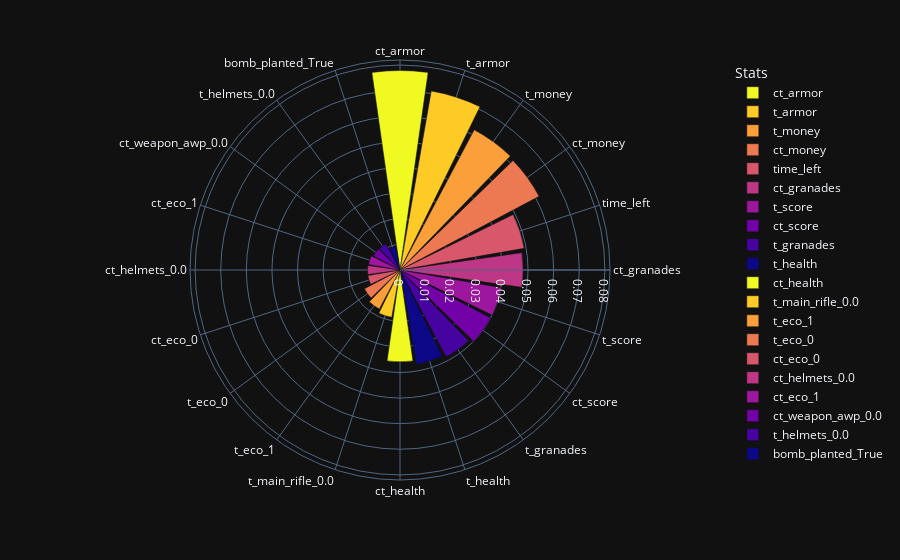

Notebook cell for this chart:
### Code cell
import numpy as np
import plotly.express as px
cat_cols = full_pipeline.transformers_[1][1]["cat_encoder"].get_feature_names(
    cat_attribs
)
num_cols = num_attribs
cols = np.concatenate((num_cols, cat_cols))
print(len(cols), len(rf_classifier.feature_importances_))
df_feat_importances = pd.DataFrame(
    {"Stats": cols, "FI": rf_classifier.feature_importances_}
).sort_values(by="FI", ascending=0)
df_feat_importances.head(20)
fig = px.bar_polar(
    df_feat_importances.iloc[:20],
    r="FI",
    theta="Stats",
    color="Stats",
    template="plotly_dark",
    color_discrete_sequence=px.colors.sequential.Plasma_r,
)
fig.show()

### Figure 1 — Plotly figure (JSON) as saved in the notebook; plotly's stock layout.template omitted (floating-point values rounded to 4 significant figures)
{"data": [{"hovertemplate": "Stats=%{theta}<br>FI=%{r}<extra></extra>", "legendgroup": "ct_armor", "marker": {"color": "#f0f921", "pattern": {"shape": ""}}, "name": "ct_armor", "r": [0.0779], "showlegend": true, "subplot": "polar", "theta": ["ct_armor"], "type": "barpolar"}, {"hovertemplate": "Stats=%{theta}<br>FI=%{r}<extra></extra>", "legendgroup": "t_armor", "marker": {"color": "#fdca26", "pattern": {"shape": ""}}, "name": "t_armor", "r": [0.07098], "showlegend": true, "subplot": "polar", "theta": ["t_armor"], "type": "barpolar"}, {"hovertemplate": "Stats=%{theta}<br>FI=%{r}<extra></extra>", "legendgroup": "t_money", "marker": {"color": "#fb9f3a", "pattern": {"shape": ""}}, "name": "t_money", "r": [0.06193], "showlegend": true, "subplot": "polar", "theta": ["t_money"], "type": "barpolar"}, {"hovertemplate": "Stats=%{theta}<br>FI=%{r}<extra></extra>", "legendgroup": "ct_money", "marker": {"color": "#ed7953", "pattern": {"shape": ""}}, "name": "ct_money", "r": [0.06146], "showlegend": true, "subplot": "polar", "theta": ["ct_money"], "type": "barpolar"}, {"hovertemplate": "Stats=%{theta}<br>FI=%{r}<extra></extra>", "legendgroup": "time_left", "marker": {"color": "#d8576b", "pattern": {"shape": ""}}, "name": "time_left", "r": [0.04922], "showlegend": true, "subplot": "polar", "theta": ["time_left"], "type": "barpolar"}, {"hovertemplate": "Stats=%{theta}<br>FI=%{r}<extra></extra>", "legendgroup": "ct_granades", "marker": {"color": "#bd3786", "pattern": {"shape": ""}}, "name": "ct_granades", "r": [0.04809], "showlegend": true, "subplot": "polar", "theta": ["ct_granades"], "type": "barpolar"}, {"hovertemplate": "Stats=%{theta}<br>FI=%{r}<extra></extra>", "legendgroup": "t_score", "marker": {"color": "#9c179e", "pattern": {"shape": ""}}, "name": "t_score", "r": [0.04014], "showlegend": true, "subplot": "polar", "theta": ["t_score"], "type": "barpolar"}, {"hovertemplate": "Stats=%{theta}<br>FI=%{r}<extra></extra>", "legendgroup": "ct_score", "marker": {"color": "#7201a8", "pattern": {"shape": ""}}, "name": "ct_score", "r": [0.04011], "showlegend": true, "subplot": "polar", "theta": ["ct_score"], "type": "barpolar"}, {"hovertemplate": "Stats=%{theta}<br>FI=%{r}<extra></extra>", "legendgroup": "t_granades", "marker": {"color": "#46039f", "pattern": {"shape": ""}}, "name": "t_granades", "r": [0.03848], "showlegend": true, "subplot": "polar", "theta": ["t_granades"], "type": "barpolar"}, {"hovertemplate": "Stats=%{theta}<br>FI=%{r}<extra></extra>", "legendgroup": "t_health", "marker": {"color": "#0d0887", "pattern": {"shape": ""}}, "name": "t_health", "r": [0.03742], "showlegend": true, "subplot": "polar", "theta": ["t_health"], "type": "barpolar"}, {"hovertemplate": "Stats=%{theta}<br>FI=%{r}<extra></extra>", "legendgroup": "ct_health", "marker": {"color": "#f0f921", "pattern": {"shape": ""}}, "name": "ct_health", "r": [0.03587], "showlegend": true, "subplot": "polar", "theta": ["ct_health"], "type": "barpolar"}, {"hovertemplate": "Stats=%{theta}<br>FI=%{r}<extra></extra>", "legendgroup": "t_main_rifle_0.0", "marker": {"color": "#fdca26", "pattern": {"shape": ""}}, "name": "t_main_rifle_0.0", "r": [0.01876], "showlegend": true, "subplot": "polar", "theta": ["t_main_rifle_0.0"], "type": "barpolar"}, {"hovertemplate": "Stats=%{theta}<br>FI=%{r}<extra></extra>", "legendgroup": "t_eco_1", "marker": {"color": "#fb9f3a", "pattern": {"shape": ""}}, "name": "t_eco_1", "r": [0.01723], "showlegend": true, "subplot": "polar", "theta": ["t_eco_1"], "type": "barpolar"}, {"hovertemplate": "Stats=%{theta}<br>FI=%{r}<extra></extra>", "legendgroup": "t_eco_0", "marker": {"color": "#ed7953", "pattern": {"shape": ""}}, "name": "t_eco_0", "r": [0.01572], "showlegend": true, "subplot": "polar", "theta": ["t_eco_0"], "type": "barpolar"}, {"hovertemplate": "Stats=%{theta}<br>FI=%{r}<extra></extra>", "legendgroup": "ct_eco_0", "marker": {"color": "#d8576b", "pattern": {"shape": ""}}, "name": "ct_eco_0", "r": [0.01273], "showlegend": true, "subplot": "polar", "theta": ["ct_eco_0"], "type": "barpolar"}, {"hovertemplate": "Stats=%{theta}<br>FI=%{r}<extra></extra>", "legendgroup": "ct_helmets_0.0", "marker": {"color": "#bd3786", "pattern": {"shape": ""}}, "name": "ct_helmets_0.0", "r": [0.0127], "showlegend": true, "subplot": "polar", "theta": ["ct_helmets_0.0"], "type": "barpolar"}, {"hovertemplate": "Stats=%{theta}<br>FI=%{r}<extra></extra>", "legendgroup": "ct_eco_1", "marker": {"color": "#9c179e", "pattern": {"shape": ""}}, "name": "ct_eco_1", "r": [0.01249], "showlegend": true, "subplot": "polar", "theta": ["ct_eco_1"], "type": "barpolar"}, {"hovertemplate": "Stats=%{theta}<br>FI=%{r}<extra></extra>", "legendgroup": "ct_weapon_awp_0.0", "marker": {"color": "#7201a8", "pattern": {"shape": ""}}, "name": "ct_weapon_awp_0.0", "r": [0.01172], "showlegend": true, "subplot": "polar", "theta": ["ct_weapon_awp_0.0"], "type": "barpolar"}, {"hovertemplate": "Stats=%{theta}<br>FI=%{r}<extra></extra>", "legendgroup": "t_helmets_0.0", "marker": {"color": "#46039f", "pattern": {"shape": ""}}, "name": "t_helmets_0.0", "r": [0.01157], "showlegend": true, "subplot": "polar", "theta": ["t_helmets_0.0"], "type": "barpolar"}, {"hovertemplate": "Stats=%{theta}<br>FI=%{r}<extra></extra>", "legendgroup": "bomb_planted_True", "marker": {"color": "#0d0887", "pattern": {"shape": ""}}, "name": "bomb_planted_True", "r": [0.009274], "showlegend": true, "subplot": "polar", "theta": ["bomb_planted_True"], "type": "barpolar"}], "layout": {"barmode": "relative", "legend": {"title": {"text": "Stats"}, "tracegroupgap": 0}, "margin": {"t": 60}, "polar": {"angularaxis": {"categoryarray": ["ct_armor", "t_armor", "t_money", "ct_money", "time_left", "ct_granades", "t_score", "ct_score", "t_granades", "t_health", "ct_health", "t_main_rifle_0.0", "t_eco_1", "t_eco_0", "ct_eco_0", "ct_helmets_0.0", "ct_eco_1", "ct_weapon_awp_0.0", "t_helmets_0.0", "bomb_planted_True"], "categoryorder": "array", "direction": "clockwise", "rotation": 90}, "domain": {"x": [0, 1], "y": [0, 1]}}}}
